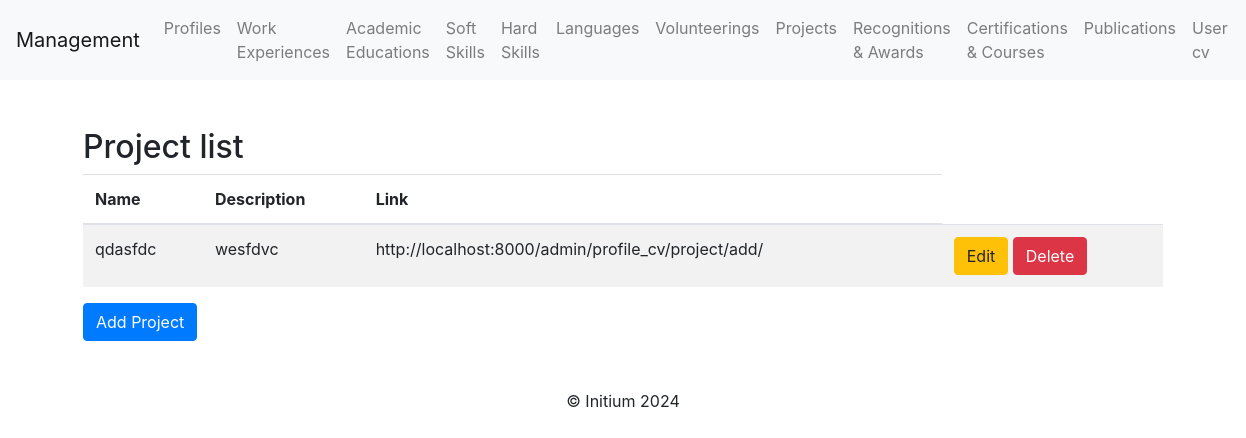
/projects/, run on the app's committed database.
### profile_cv/models.py (models this page shows, shortened)
class Project(models.Model):
    name = models.CharField(max_length=255)  # Name of the project
    description = models.TextField()  # Description of the project
    link = models.URLField(blank=True, null=True)  # Optional link to the project

### profile_cv/views.py (the view)
# urls.py: path('projects/', project_list, name='project_list'),
def project_list(request):
    projects = Project.objects.all()
    return render(request, "project/project_list.html", {"projects": projects})

### profile_cv/templates/project/project_list.html (shortened to what this page needs)
{% extends 'base.html' %}
{% block content %}
<div class="container mt-5">
    <h2>Project list</h2>
    <table class="table table-striped">
        <thead>
            <tr>
                <th>Name</th>
                <th>Description</th>
                <th>Link</th>
            </tr>
        </thead>
        <tbody>
            {% for project in projects %}
            <tr>
                <td>{{ project.name }}</td>
                <td>{{ project.description }}</td>
                <td>{{ project.link }}</td>
                <td>
                    <a class="btn btn-warning" href="{% url 'project_update' project.pk %}">Edit</a>
                    <a class="btn btn-danger" href="{% url 'project_delete' project.pk %}">Delete</a>
                </td>
            </tr>
            {% empty %}
            <tr>
                <td colspan="4">No Projects found.</td>
            </tr>
            {% endfor %}
        </tbody>
    </table>
    <a class="btn btn-primary" href="{% url 'project_create' %}">Add Project</a>
</div>
{% endblock %}

### data on the page
Project: name "qdasfdc", description "wesfdvc", link "http://localhost:8000/admin/profile_cv/project/add/"
